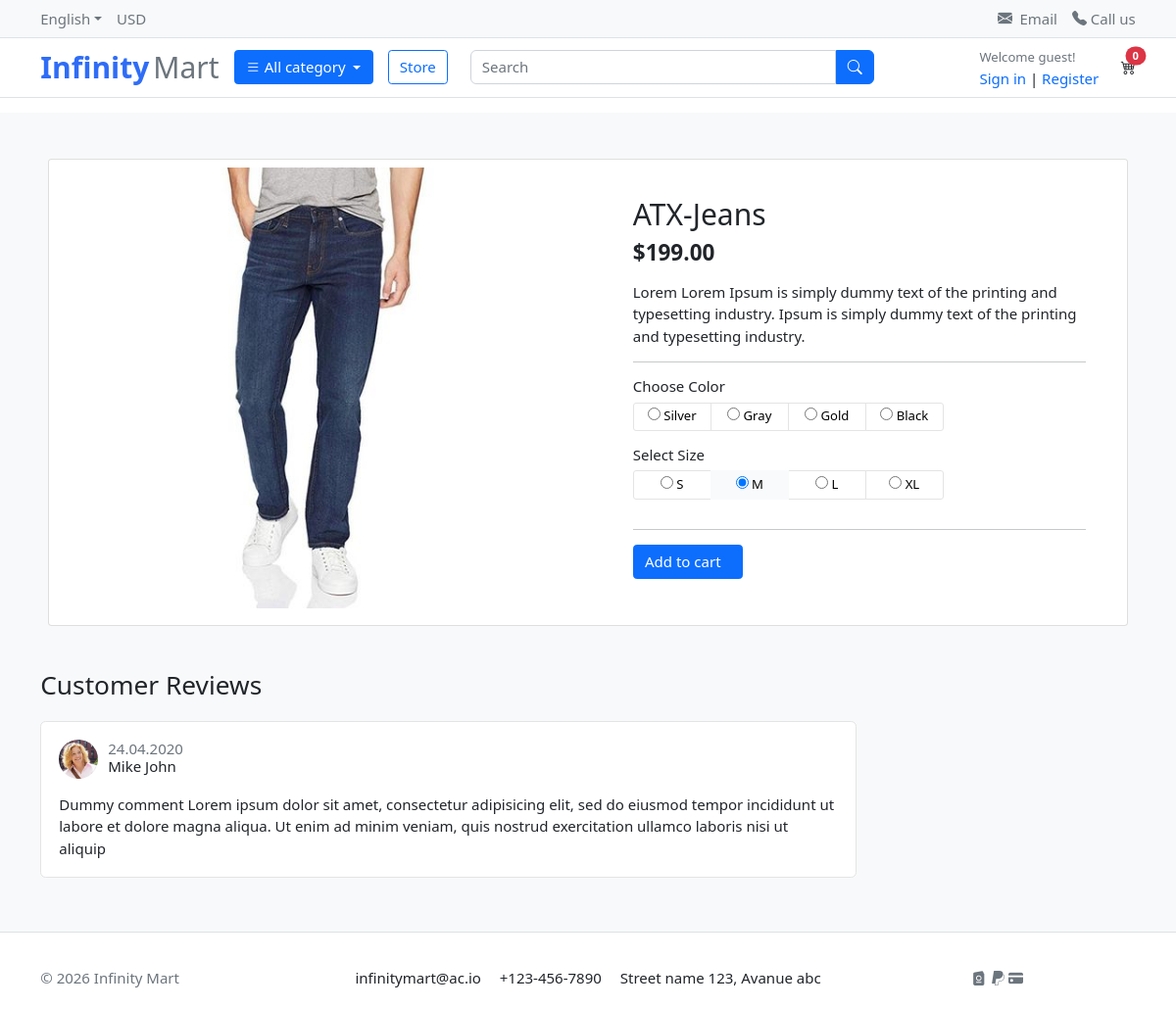
/store/category/jeans/atx-jeans/, run on the app's committed database.
### store/models.py (models this page shows, shortened)
class Product(models.Model):
    product_name = models.CharField(max_length=255)
    slug = models.SlugField(max_length=200, unique=True)
    price = models.DecimalField(max_digits=10, decimal_places=2)
    previous_price = models.DecimalField(max_digits=10, decimal_places=2, null=True, blank=True)
    description = models.TextField(max_length=200, blank=True)
    is_available = models.BooleanField(default=True)
    images = models.ImageField(upload_to='media/products/')
    stock = models.PositiveIntegerField()
    category = models.ForeignKey('category.Category', on_delete=models.CASCADE)
    created_date = models.DateTimeField(auto_now=True)
    modified_date = models.DateTimeField(auto_now=True)

### store/views.py (the view)
# urls.py: path('category/<slug:category_slug>/<slug:product_slug>/', product_detail, name='product_detail'),
def product_detail(request, category_slug, product_slug):
    try:
        single_product = Product.objects.get(category__slug=category_slug, slug=product_slug)
        in_cart = CartItem.objects.filter(cart__cart_id = cart_id(request), product=single_product).exists()
    except Exception as e:
        raise e
    context = {
        'single_product': single_product,
        'in_cart': in_cart,
    }
    return render(request,'store/product_detail.html', context)

### carts/context_processor.py (called while the page is built)
def counter(request):
    cart_count = 0
    try:
        cart = Cart.objects.get(cart_id=cart_id(request))
        cart_items = CartItem.objects.filter(cart=cart, is_active=True)
        for cart_item in cart_items:
            cart_count += cart_item.quantity
    except Cart.DoesNotExist:
        cart_count = 0
    return dict(cart_count=cart_count)

### carts/views.py (called while the page is built)
def cart_id(request):
    cart = request.session.session_key
    if not cart:
        cart = request.session.create()
    return cart

### category/context_proessors.py (called while the page is built)
def menu_links(request):
    links = Category.objects.all()
    return dict(links=links)

### category/models.py (called while the page is built)
    def get_url(self):
        return reverse('products_by_category', args=[self.slug])

### templates/store/product_detail.html (shortened to what this page needs)
{% extends 'base.html' %}
{% load static %}
{% block content %}
<section class="section-content padding-y bg">
    <div class="container">
        <div class="card m-2 p-2">
            <div class="row no-gutters">
                <aside class="col-md-6">
                    <article class="gallery-wrap">
                        <div class="img-big-wrap">
                            <a href="#"><img src="{{ single_product.images.url }}"></a>
                        </div>
                    </article>
                </aside>
                <main class="col-md-6 border-left">
                    <article class="content-body">
                        <h2 class="title">{{ single_product.product_name }}</h2>
                        <div class="mb-3">
                            <var class="price h4">${{ single_product.price }}</var>
                        </div>
                        <p>{{ single_product.description }}</p>
                        <hr>
                        <div class="row">
                            <div class="item-option-select">
                                <h6>Choose Color</h6>
                                <div class="btn-group btn-group-sm btn-group-toggle" data-toggle="buttons">
                                    <label class="btn btn-light">
                                        <input type="radio" name="radio_color"> Silver
                                    </label>
                                    <label class="btn btn-light">
                                        <input type="radio" name="radio_color"> Gray
                                    </label>
                                    <label class="btn btn-light active">
                                        <input type="radio" name="radio_color checked"> Gold
                                    </label>
                                    <label class="btn btn-light">
                                        <input type="radio" name="radio_color"> Black
                                    </label>
                                </div>
                            </div>
                        </div>
                        <div class="row">
                            <div class="item-option-select">
                                <h6>Select Size</h6>
                                <div class="btn-group btn-group-sm btn-group-toggle" data-toggle="buttons">
                                    <label class="btn btn-light">
                                        <input type="radio" name="radio_color"> S
                                    </label>
                                    <label class="btn btn-light active">
                                        <input type="radio" name="radio_color" checked> M
                                    </label>
                                    <label class="btn btn-light">
                                        <input type="radio" name="radio_color"> L
                                    </label>
                                    <label class="btn btn-light">
                                        <input type="radio" name="radio_color"> XL
                                    </label>
                                </div>
                            </div>
                        </div>
                        <hr>
                        {% if single_product.stock > 0 %}
                            {% if in_cart %}
                                <a href="#" class="btn  btn-success"> <span class="text me-2">Added to Cart</span><i class="bi bi-check-lg"></i> </a>
                                <a href="{% url 'cart' %}" class="btn  btn-outline-primary"> <span class="text me-2">View Cart</span><i class="bi bi-eye-fill"></i> </a>
                            {% else %}
                                <a href="{% url 'add_cart' single_product.id %}" class="btn  btn-primary"> <span class="text">Add to cart</span>
                                 </a>
                            {% endif %}
                        {% else %}
                        <span class="badge bg-danger mb-3">Out of Stock</span>
                        {% endif %}
                    </article>
                </main>
            </div>
        </div>
        <br>
        <div class="row">
            <div class="col-md-9">
                <header class="section-heading">
                    <h3>Customer Reviews </h3>
                </header>
                <article class="box mb-3">
                    <div class="icontext w-100">
                        <img src="{% static 'images/avatars/avatar1.jpg' %}" class="img-xs icon rounded-circle">
                        <div class="text">
                            <span class="date text-muted float-md-right">24.04.2020 </span>
                            <h6 class="mb-1">Mike John </h6>
                        </div>
                    </div>
                    <div class="mt-3">
                        <p>
                            Dummy comment Lorem ipsum dolor sit amet, consectetur adipisicing elit, sed do eiusmod
                            tempor incididunt ut labore et dolore magna aliqua. Ut enim ad minim veniam,
                            quis nostrud exercitation ullamco laboris nisi ut aliquip
                        </p>
                    </div>
                </article>
            </div>
        </div>
    </div>
</section>
{% endblock %}

### app/static/css/ui.css (style rules this page uses)
html { font-family: "Inter", sans-serif; font-size: 15px; }
.content-body { flex: 1 1 auto; padding: 2rem 2.3rem; }
.img-xs, .img-sm, .img-md, .img-lg { -o-object-fit: cover; object-fit: cover; flex-shrink: 0; flex-grow: 0; }
.img-xs { width: 40px; height: 40px; }
.padding-y { padding-top: 40px; padding-bottom: 40px; }
var { font-style: normal; }
article:after, .form-group:after { display: block; clear: both; content: ""; }
.bg { background-color: #f8f9fa; }
.section-heading { margin-bottom: 20px; margin-top: 15px; }
p:last-child { margin-bottom: 0; }
.btn-light { background-color: #fff; border-color: #e4e4e4; }
.icontext { display: inline-flex; align-items: center; vertical-align: middle; }
.icontext .text { width: 100%; line-height: 1.2; }
.icontext .icon { position: relative; margin-right: 10px; flex-shrink: 0; flex-grow: 0; }
.price { font-weight: 600; color: #212529; }
.box { padding: 18px; background: #fff; border-radius: 0.37rem; border: 1px solid #e4e4e4; }
.box img { max-width: 100%; }
.gallery-wrap .img-big-wrap { margin-bottom: 10px; border-radius: 0.37rem; overflow: hidden; background-color: #fff; }
.gallery-wrap .img-big-wrap a { text-align: center; display: block; }
.gallery-wrap .img-big-wrap img { height: 450px; width: auto; display: inline-block; }
.item-option-select { margin-bottom: 1rem; display: inline-block; margin-right: 15px; }
.item-option-select .btn { min-width: 80px; }

### data on the page
Product: images (picture), product_name "ATX-Jeans", price "199.00", description "Lorem Lorem Ipsum is simply dummy text of the printing and typesetting industry. Ipsum is simply dummy text of the printing and typesetting industry."

### other printed values
{{ cart_count }} "0"
